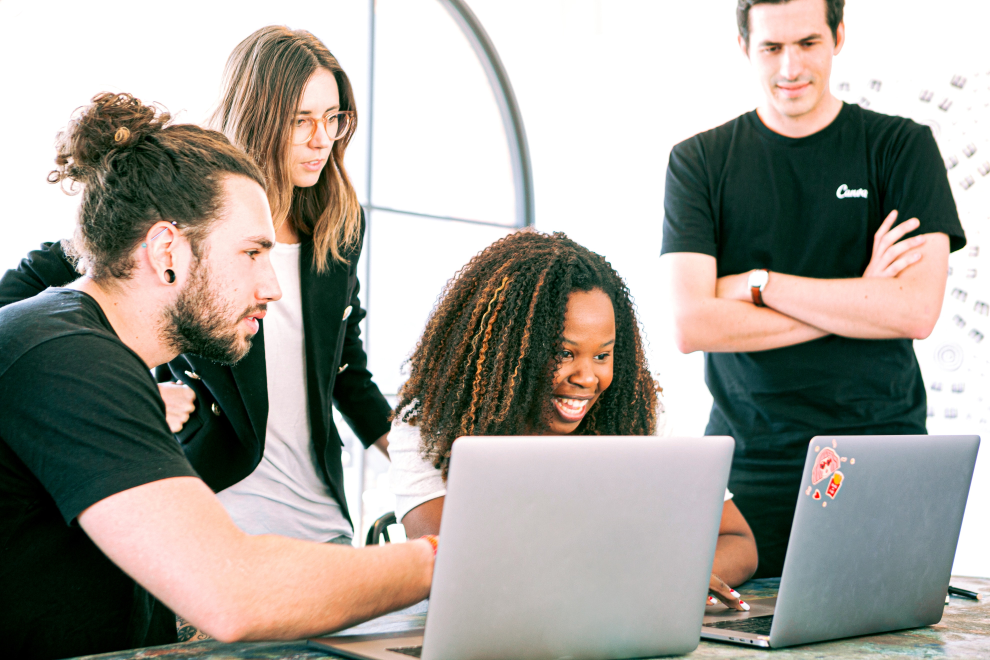
#> input picture yolo_pretrained_image/images/people.jpg, 3960 x 2640 px, found by its file name (shown at 1/4 size)
$ jupyter execute --allow-errors yolo_pretrained_image-nms.ipynb
#> lines starting #> are read from the running program, lines starting #| are printed output that depends on the picture
[cell 1]
import cv2
import numpy as np
import matplotlib.pyplot as plt

[cell 2]
img = cv2.imread(r"C:\\Users\\namtu\\Documents\\ML\\Learn_YOLO\\yolo_pretrained_image/images/people.jpg")
#> img is the input picture: shape (2640, 3960, 3); mean B, G, R 151.7, 159, 162.3
img1 = cv2.imread(r"images\people1.jpg")
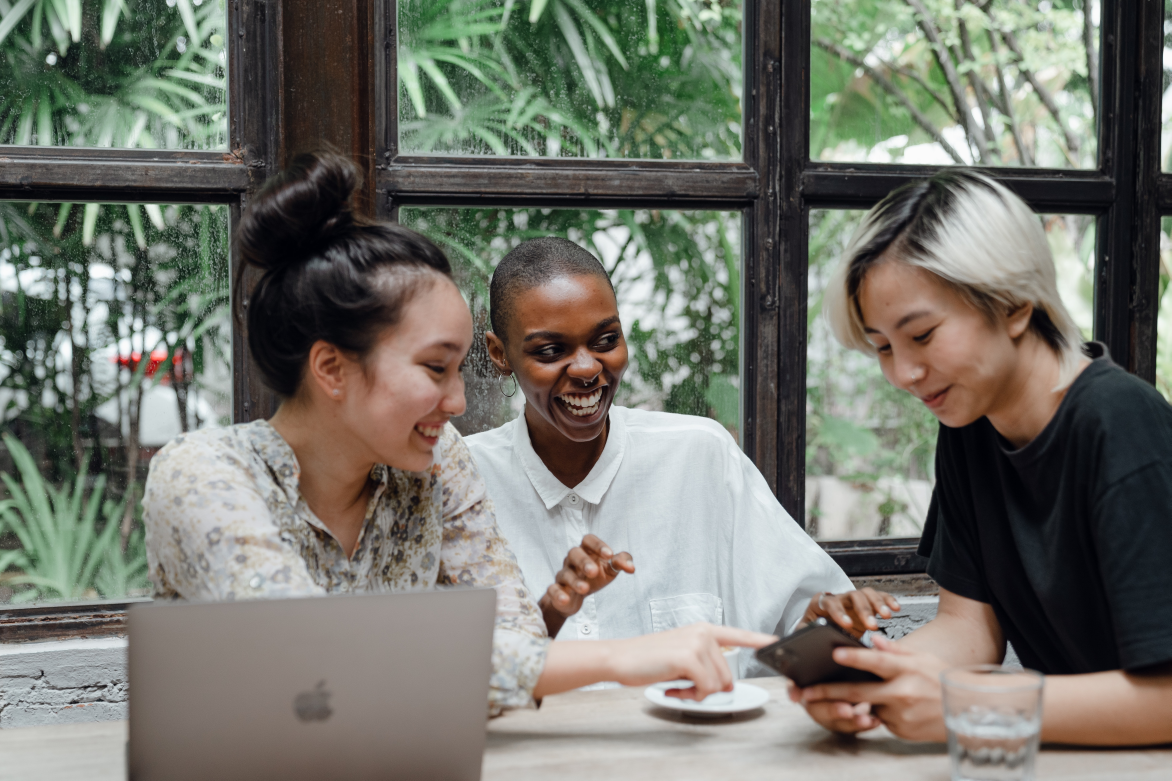
#> input picture yolo_pretrained_image/images/people1.jpg, 5856 x 3904 px, found by its file name (shown at 1/5 size)
#> img1 is the input picture: shape (3904, 5856, 3); mean B, G, R 107.9, 116.7, 116.1

[cell 3]
plt.imshow(img1)

[cell 4]
img = cv2.resize(img,(640,427))
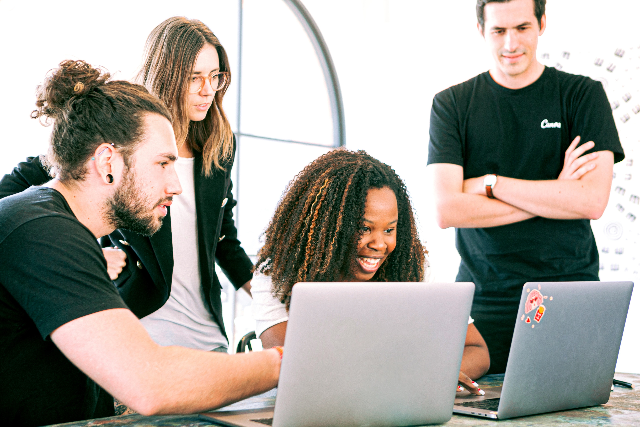
#> img: shape (427, 640, 3); mean B, G, R 151.6, 158.9, 162.2

[cell 5]
img.shape
#> Out = (427, 640, 3)

[cell 6]
plt.imshow(img)

[cell 7]
img_width = img.shape[1]
#> img_width = 640
img_height = img.shape[0]
#> img_height = 427
img_blob = cv2.dnn.blobFromImage(img,1/255,(416,416),swapRB=True,
                                crop=False)


labels = ["person","bicycle","car","motorcycle","airplane","bus","train","truck","boat",
                    "trafficlight","firehydrant","stopsign","parkingmeter","bench","bird","cat",
                    "dog","horse","sheep","cow","elephant","bear","zebra","giraffe","backpack",
                    "umbrella","handbag","tie","suitcase","frisbee","skis","snowboard","sportsball",
                    "kite","baseballbat","baseballglove","skateboard","surfboard","tennisracket",
                    "bottle","wineglass","cup","fork","knife","spoon","bowl","banana","apple",
                    "sandwich","orange","broccoli","carrot","hotdog","pizza","donut","cake","chair",
                    "sofa","pottedplant","bed","diningtable","toilet","tvmonitor","laptop","mouse",
                    "remote","keyboard","cellphone","microwave","oven","toaster","sink","refrigerator",
                    "book","clock","vase","scissors","teddybear","hairdrier","toothbrush"]


colors = ["0,255,255","0,0,255","255,0,0","255,255,0","0,255,0"]
colors = [np.array(color.split(",")).astype("int") for color in colors]
colors = np.array(colors)
colors = np.tile(colors,(18,1))
